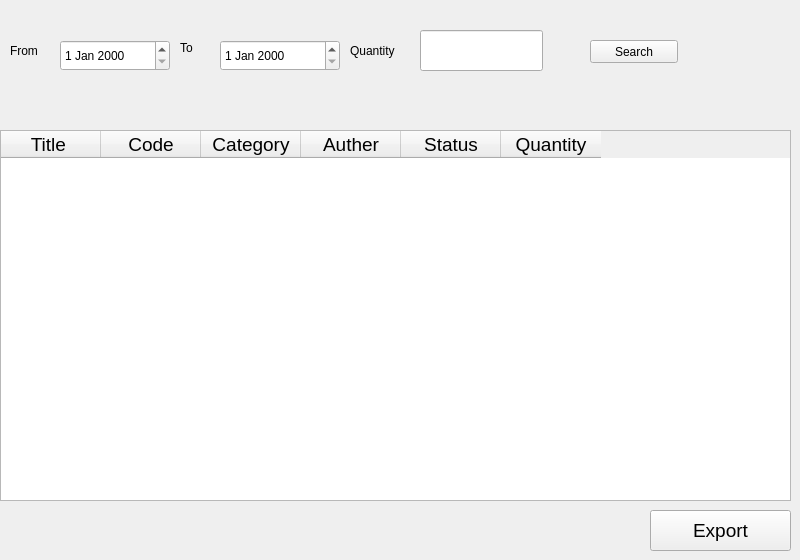
     <widget class="QWidget" name="tab_11">
      <attribute name="title">
       <string>Book Reports</string>
      </attribute>
      <widget class="QTableWidget" name="tableWidget_5">
       <property name="geometry">
        <rect>
         <x>0</x>
         <y>130</y>
         <width>791</width>
         <height>371</height>
        </rect>
       </property>
       <column>
        <property name="text">
         <string>Title </string>
        </property>
        <property name="font">
         <font>
          <family>Segoe UI</family>
          <pointsize>14</pointsize>
         </font>
        </property>
       </column>
       <column>
        <property name="text">
         <string>Code</string>
        </property>
        <property name="font">
         <font>
          <family>Segoe UI</family>
          <pointsize>14</pointsize>
         </font>
        </property>
       </column>
       <column>
        <property name="text">
         <string>Category</string>
        </property>
        <property name="font">
         <font>
          <family>Segoe UI</family>
          <pointsize>14</pointsize>
         </font>
        </property>
       </column>
       <column>
        <property name="text">
         <string>Auther</string>
        </property>
        <property name="font">
         <font>
          <family>Segoe UI</family>
          <pointsize>14</pointsize>
         </font>
        </property>
       </column>
       <column>
        <property name="text">
         <string>Status</string>
        </property>
        <property name="font">
         <font>
          <family>Segoe UI</family>
          <pointsize>14</pointsize>
         </font>
        </property>
       </column>
       <column>
        <property name="text">
         <string>Quantity</string>
        </property>
        <property name="font">
         <font>
          <family>Segoe UI</family>
          <pointsize>14</pointsize>
         </font>
        </property>
       </column>
      </widget>
      <widget class="QLineEdit" name="lineEdit_6">
       <property name="geometry">
        <rect>
         <x>420</x>
         <y>30</y>
         <width>123</width>
         <height>41</height>
        </rect>
       </property>
      </widget>
      <widget class="QPushButton" name="pushButton_12">
       <property name="geometry">
        <rect>
         <x>590</x>
         <y>40</y>
         <width>88</width>
         <height>23</height>
        </rect>
       </property>
       <property name="text">
        <string>Search</string>
       </property>
      </widget>
      <widget class="QLabel" name="label_16">
       <property name="geometry">
        <rect>
         <x>350</x>
         <y>30</y>
         <width>57</width>
         <height>41</height>
        </rect>
       </property>
       <property name="text">
        <string>Quantity</string>
       </property>
      </widget>
      <widget class="QLabel" name="label_32">
       <property name="geometry">
        <rect>
         <x>180</x>
         <y>40</y>
         <width>21</width>
         <height>16</height>
        </rect>
       </property>
       <property name="text">
        <string>To</string>
       </property>
      </widget>
      <widget class="QDateEdit" name="dateEdit_3">
       <property name="geometry">
        <rect>
         <x>60</x>
         <y>40</y>
         <width>110</width>
         <height>31</height>
        </rect>
       </property>
      </widget>
      <widget class="QLabel" name="label_33">
       <property name="geometry">
        <rect>
         <x>10</x>
         <y>40</y>
         <width>47</width>
         <height>21</height>
        </rect>
       </property>
       <property name="text">
        <string>From</string>
       </property>
      </widget>
      <widget class="QDateEdit" name="dateEdit_4">
       <property name="geometry">
        <rect>
         <x>220</x>
         <y>40</y>
         <width>120</width>
         <height>31</height>
        </rect>
       </property>
      </widget>
      <widget class="QPushButton" name="pushButton_41">
       <property name="enabled">
        <bool>true</bool>
       </property>
       <property name="geometry">
        <rect>
         <x>650</x>
         <y>510</y>
         <width>141</width>
         <height>41</height>
        </rect>
       </property>
       <property name="font">
        <font>
         <family>Segoe UI</family>
         <pointsize>14</pointsize>
        </font>
       </property>
       <property name="text">
        <string>Export</string>
       </property>
      </widget>
     </widget>
